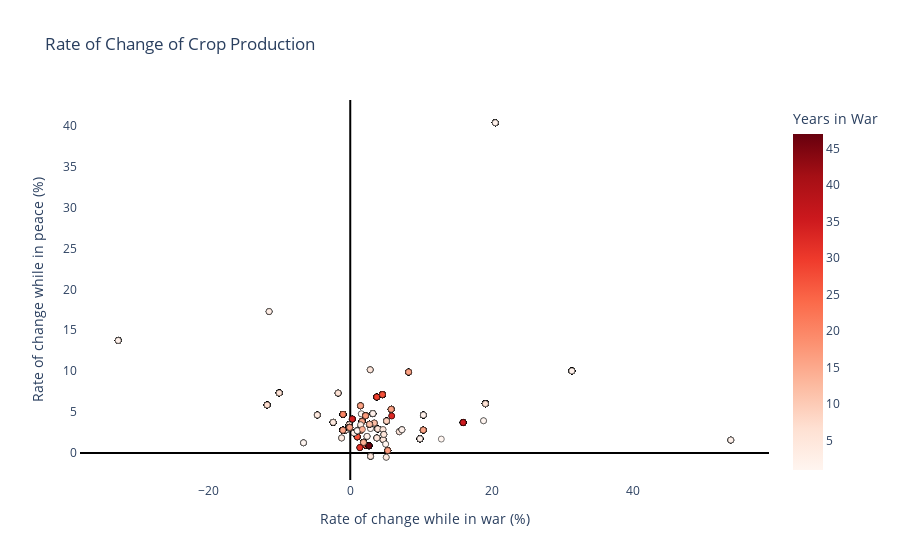

Notebook code cell kept with this figure:
### Code cell
import plotly.graph_objects as go

fig = go.Figure(data=go.Scatter(
    x=wars_rate_df['rate-war'], 
    y=wars_rate_df['rate-no-war'],
    hovertext=wars_rate_df['country'],
    mode='markers',
    marker=dict(colorscale='Reds',
               color = wars_rate_df['years'],
               line=dict(width=0.5,
                        color='Black'),
               showscale=True,
               colorbar=dict(
                    title="Years in War"
        ),
               )
))

fig.update_layout(
    title_text = 'Rate of Change of Crop Production',
    showlegend = False,
    paper_bgcolor='rgba(0,0,0,0)',
    plot_bgcolor='rgba(0,0,0,0)',
    xaxis = go.layout.XAxis(
        side = 'bottom',
        type = 'linear',
        title = 'Rate of change while in war (%)',
        mirror =  True,
        showline = True,
        gridcolor = 'rgb(255, 255, 255)',
        gridwidth = 1,
        fixedrange = True,
        zerolinewidth = 1),
    yaxis = go.layout.YAxis(
        type = 'linear',
        title = 'Rate of change while in peace (%)',
        mirror =  True,
        showline = True,
        gridcolor = 'rgb(255,255, 255)',
        gridwidth = 2,
        fixedrange = True,
        zerolinewidth = 1),
    
)

fig.update_xaxes(zeroline=True, zerolinewidth=2, zerolinecolor='Black')
fig.update_yaxes(zeroline=True, zerolinewidth=2, zerolinecolor='Black')

fig.show()

### Figure 1 — Plotly figure (JSON) as saved in the notebook; plotly's stock layout.template omitted (floating-point values rounded to 4 significant figures; data arrays with more than 128 entries replaced by an {"elided": "..."} marker saying what was removed)
{"data": [{"hovertext": {"elided": "1069 str values"}, "marker": {"color": {"elided": "1069 int values"}, "colorbar": {"title": {"text": "Years in War"}}, "colorscale": [[0, "rgb(255,245,240)"], [0.125, "rgb(254,224,210)"], [0.25, "rgb(252,187,161)"], [0.375, "rgb(252,146,114)"], [0.5, "rgb(251,106,74)"], [0.625, "rgb(239,59,44)"], [0.75, "rgb(203,24,29)"], [0.875, "rgb(165,15,21)"], [1, "rgb(103,0,13)"]], "line": {"color": "Black", "width": 0.5}, "showscale": true}, "mode": "markers", "type": "scatter", "x": {"elided": "1069 float values"}, "y": {"elided": "1069 float values"}}], "layout": {"autosize": true, "paper_bgcolor": "rgba(0, 0, 0, 0)", "plot_bgcolor": "rgba(0, 0, 0, 0)", "showlegend": false, "title": {"text": "Rate of Change of Crop Production"}, "xaxis": {"autorange": true, "fixedrange": true, "gridcolor": "rgb(255, 255, 255)", "gridwidth": 1, "mirror": true, "range": [-38.15, 59.13], "showline": true, "side": "bottom", "title": {"text": "Rate of change while in war (%)"}, "type": "linear", "zeroline": true, "zerolinecolor": "Black", "zerolinewidth": 2}, "yaxis": {"autorange": true, "fixedrange": true, "gridcolor": "rgb(255,255, 255)", "gridwidth": 2, "mirror": true, "range": [-3.506, 43.35], "showline": true, "title": {"text": "Rate of change while in peace (%)"}, "type": "linear", "zeroline": true, "zerolinecolor": "Black", "zerolinewidth": 2}}}
